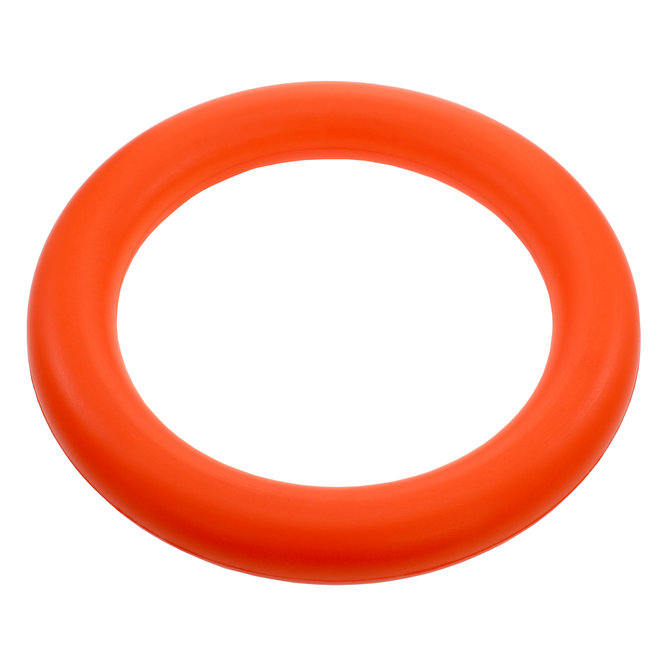
#> input picture note.jpg, 670 x 670 px, given in place of the camera
$ python script.py
#> lines starting #> are read from the running program, lines starting #| are printed output that depends on the picture; after the words box and inside, x2 and y2 are one past the last pixel; in counts of white or black regions, pixels touching at a corner belong together
#> further down, frame is the input picture: shape (670, 670, 3); mean B, G, R 189.8, 203, 251.3
import cv2
import numpy as np
def calculate_turniness(contour):
    if len(contour) < 3:
        return 0  # Contour should have at least 3 points for angles to be calculated

    angles = []
    for i in range(len(contour) - 2):
        pt1 = contour[i][0]
        pt2 = contour[i + 1][0]
        pt3 = contour[i + 2][0]

        angle = np.degrees(np.arctan2(pt3[1] - pt2[1], pt3[0] - pt2[0]) - np.arctan2(pt1[1] - pt2[1], pt1[0] - pt2[0]))
        angle = (angle + 360) % 360  # Ensure the angle is in the range [0, 360]
        angles.append(angle)

    return np.mean(angles)
def display_only_orange(image):
    notes = []
    # Load the image
    # image = cv2.imread(image_path)

    # Convert the image to the HSV color space
    hsv_image = cv2.cvtColor(image, cv2.COLOR_BGR2HSV)
#> hsv_image: shape (670, 670, 3); mean H, S, V 4.3, 65, 251.4

    # Define the range for orange color in HSV
    lower_orange = np.array([5, 100, 100])
    upper_orange = np.array([30, 255, 255])

    # Create a mask to extract only orange pixels
    orange_mask = cv2.inRange(hsv_image, lower_orange, upper_orange)
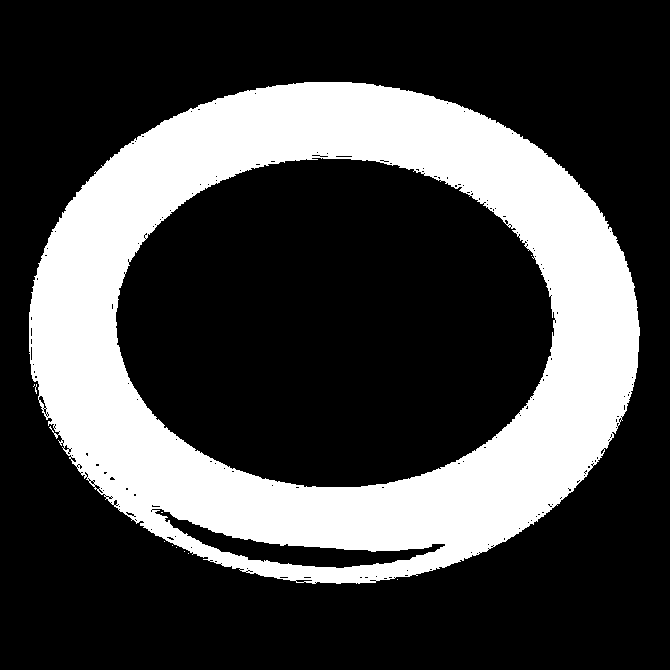
#> orange_mask: shape (670, 670); 27.5% white; 11 white regions (10 under 20 px)
    kernel = np.ones((5, 5), np.uint8)
    # orange_mask = cv2.morphologyEx(orange_mask, cv2.MORPH_OPEN, kernel)
    contours, _ = cv2.findContours(orange_mask, cv2.RETR_CCOMP, cv2.CHAIN_APPROX_SIMPLE)
#> contours = 259 contours, 251 with area under 20; largest, box (x1, y1, x2, y2) and area: (29, 82, 640, 584) 240035, (115, 157, 556, 488) 113403, (151, 508, 446, 569) 4454, (38, 395, 47, 409) 44, (295, 579, 313, 583) 39, (335, 155, 353, 158) 32, (30, 346, 33, 361) 26, (125, 511, 135, 517) 24
    contour_image = np.zeros_like(image)
    for i, contour in enumerate(contours):
        # Filter based on contour area (adjust the threshold as needed)
        area = cv2.contourArea(contour)
        if area > 1000 and len(contour) > 5:
            ellipse = cv2.fitEllipse(contour)
            circularity = calculate_turniness(contour)
            if circularity  > 180:
                center = (int(ellipse[0][0]), int(ellipse[0][1]))
                cv2.ellipse(contour_image, ellipse, (255, 0, 0), 2)
                cv2.drawContours(contour_image, contours, i, (255, 255, 0), 2)
                notes.append(ellipse)
                continue
            cv2.drawContours(contour_image, contours, i, (0, 255, 0), 2)
        else:
            cv2.drawContours(orange_mask, [contour], 0, 0, -1)
#> this loop made 259 passes
#> (area, ellipse, circularity, center) on pass 57: (4454, ((307.7, 513.2), (98.83, 291.7), 95.06), 181, (307, 513))
#> (area, ellipse, circularity) on pass 11: (240035, ((333.1, 331.8), (500.4, 611), 91.54), 179.7)
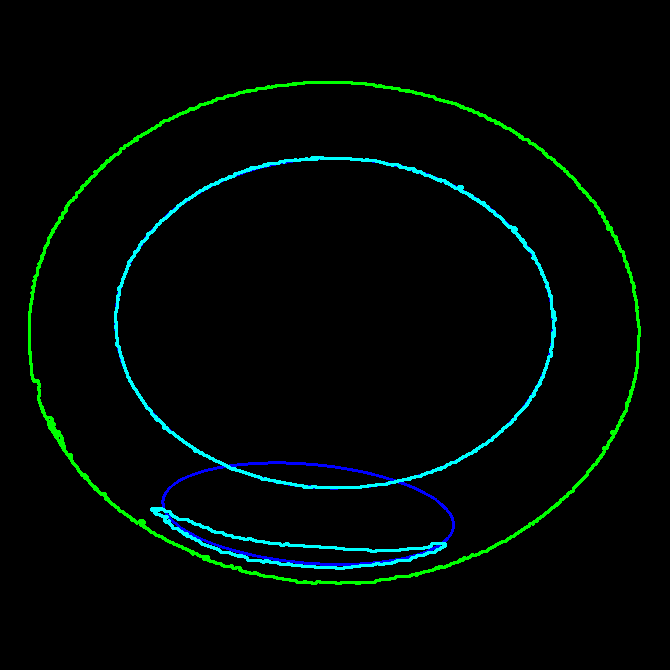
#> contour_image: shape (670, 670, 3); mean of channels 0, 1, 2 4.8, 7.4, 0; drawn as B, G, R
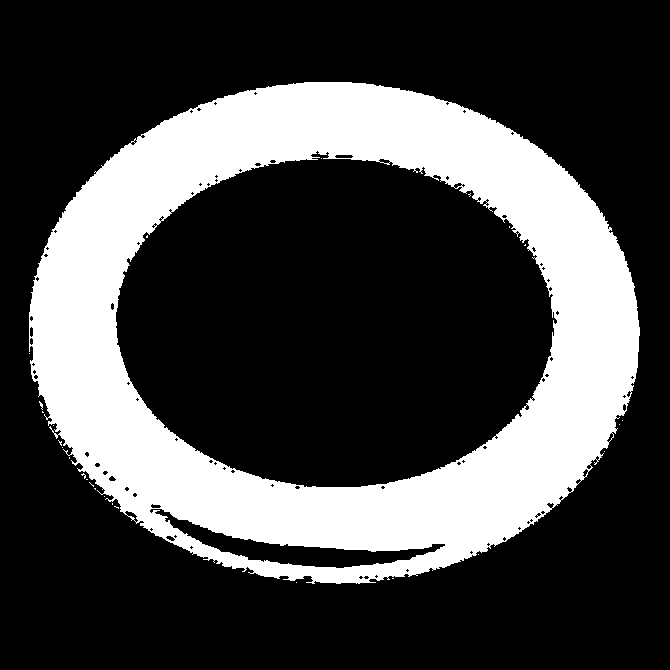
#> orange_mask: shape (670, 670); 27.1% white; 26 white regions (25 under 20 px), largest, box (x1, y1, x2, y2) and area: (29, 82, 640, 584) 121724
#> after the loop, notes = [((307.7, 513.2), (98.83, 291.7), 95.06), ((333.9, 322.7), (329.9, 437.8), 91.24)]
    # Apply the mask to the original image
    result_image = cv2.bitwise_and(image, image, mask=orange_mask)
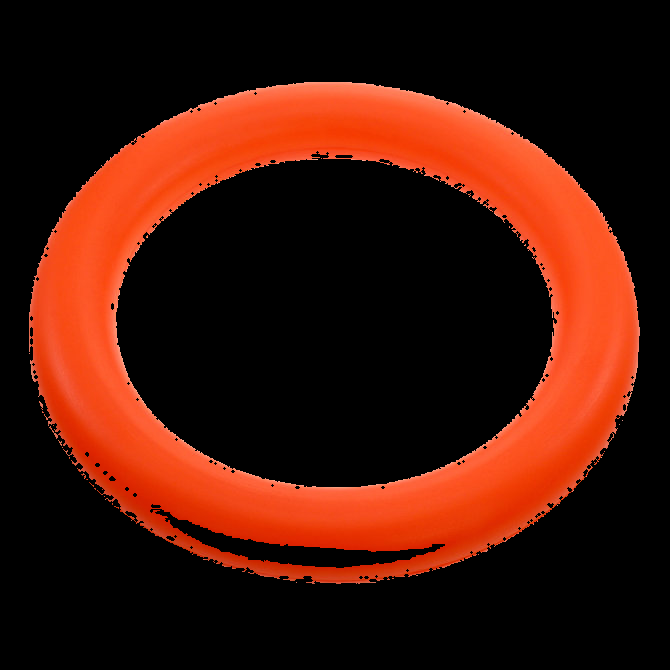
#> result_image: shape (670, 670, 3); mean B, G, R 8.5, 21.2, 66.3

    for note in notes:
        center = (int(note[0][0]), int(note[0][1]))
        cv2.ellipse(result_image, note, (255, 0, 0), 2)
        cv2.circle(result_image, center, 5, (0, 255, 0), -1)
#> this loop made 2 passes
#> (note, center) on passes 1 to 2: (((307.7, 513.2), (98.83, 291.7), 95.06), (307, 513)), (((333.9, 322.7), (329.9, 437.8), 91.24), (333, 322))
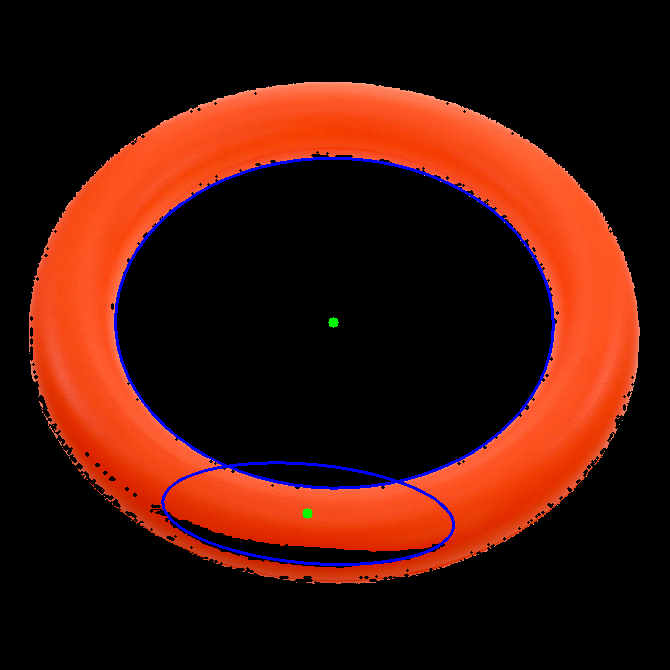
#> result_image: shape (670, 670, 3); 1.25% of pixels changed, all inside (x1, y1, x2, y2) = (114, 157, 555, 566)

    # Display the result
    return result_image, contour_image

# [20 lines of commented-out code are left out]
camera = cv2.VideoCapture(1)
while True:
    ret, frame = camera.read()
    processed_frame, contour_map = display_only_orange(frame)
    cv2.imshow("Camera Stream", processed_frame)
    cv2.imshow("Camera", frame)
    cv2.imshow("Objects", contour_map)
    if cv2.waitKey(1) & 0xFF == ord('q'):
#> (key q is pressed here)
        break
print("finished")
camera.release()
cv2.destroyAllWindows()
